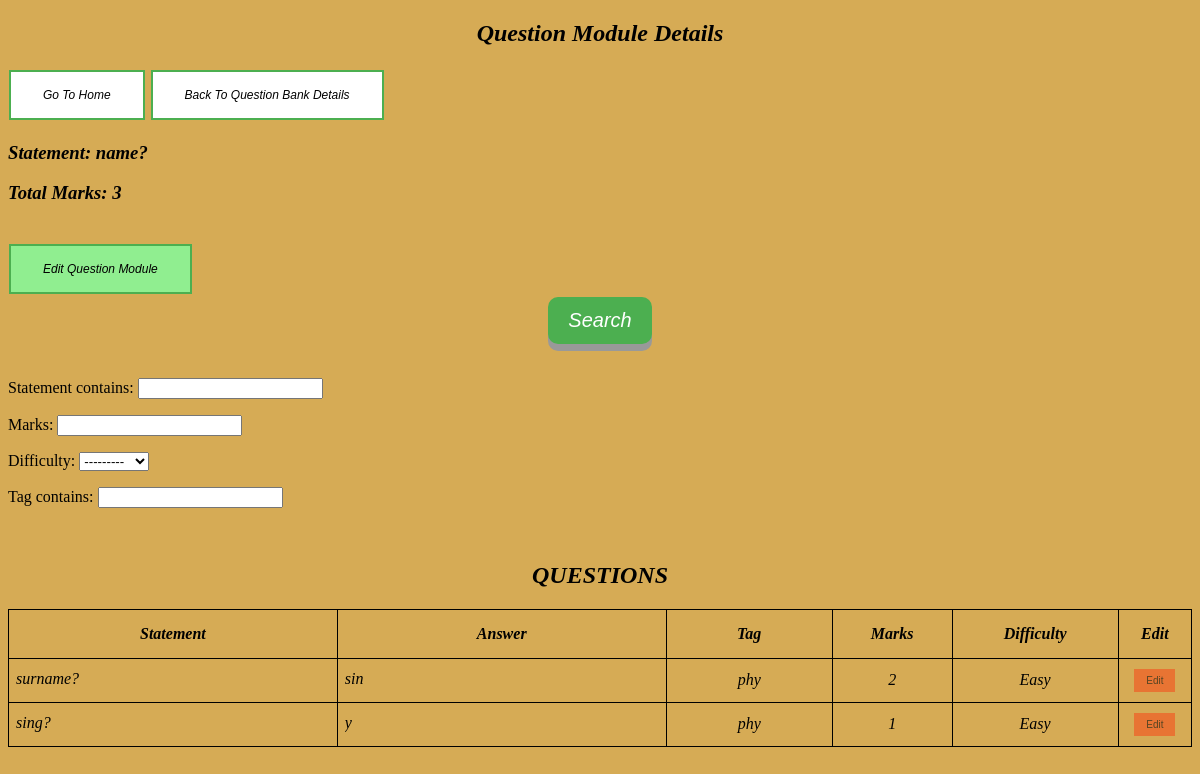
Page /ques_module_detail/1/ (signed in) on the earlier database version.
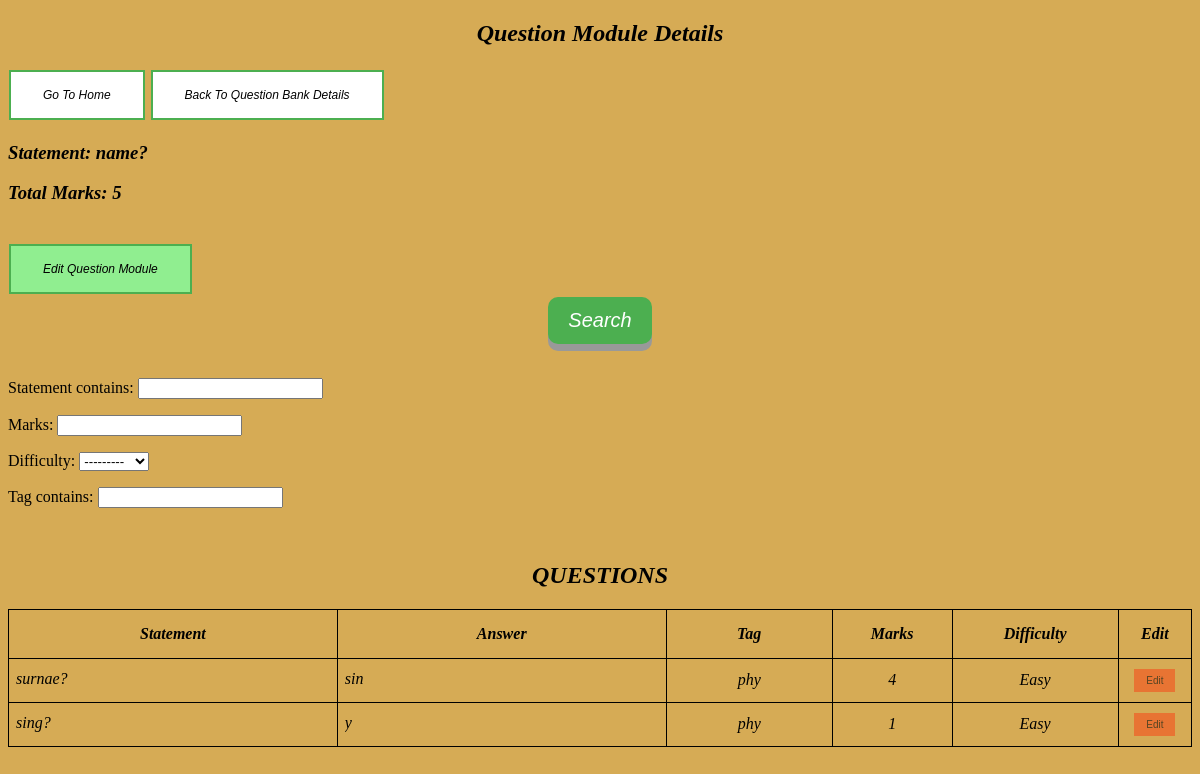
Same page on the later database version.
### Home/models.py (models this page shows, shortened)
class Question_Module(models.Model):
    username = models.CharField(max_length=150)
    qb_name = models.CharField(max_length=50)
    statement = models.TextField()
    marks = models.IntegerField()
    subquestions = models.IntegerField()
    ques_id_string = models.CharField(max_length=150)

class SubQuestions(models.Model):
    EASY = 'Easy'
    MEDIUM = 'Medium'
    HARD = 'Hard'
    DIFFICULTY_CHOICES = [
        (EASY, 'Easy'),
        (MEDIUM, 'Medium'),
        (HARD, 'Hard'),
    ]
    question_module_id = models.IntegerField()
    statement = models.TextField()
    answer = models.TextField(blank=True, null=True)
    marks = models.IntegerField()
    difficulty = models.CharField(max_length=100, choices=DIFFICULTY_CHOICES, default=EASY)
    tag = models.CharField(max_length=30)

### Home/views.py (the view)
# urls.py: path('ques_module_detail/<id>/', views.ques_module_detail, name='ques_module_detail'),
@login_required
def ques_module_detail(request, id):
    ques_list = SubQuestions.objects.filter(question_module_id=id)
    filter=SubQuestionsFilter(request.GET,queryset=ques_list)
    ques_module = Question_Module.objects.get(id=id)
    name = ques_module.qb_name
    return render(request, 'ques_module_detail.html', {
        'filter':filter,
        'ques_list': ques_list,
        'qb_name': name,
        'ques_module': ques_module
    })

### templates/ques_module_detail.html (shortened to what this page needs)
{% extends 'base.html' %}
{% block content %}
  <h2 style="text-align:center"><em>Question Module Details</em></h2>
<span>
     <button class="button button1"><a href="{% url 'Home:qbList' %}"><em>Go To Home</em></a></button>
 </span>
<span>
     <button class="button button1"><a href="{% url 'Home:detail_qb' name=qb_name %}"><em>Back To Question Bank Details</em></a></button>
 </span>
<br>
<h3><em>Statement: {{ ques_module.statement }}</em></h3>
<h3><em>Total Marks: {{ ques_module.marks }}</em></h3>
<br>
<span>
     <button class="button button7"><a href="{% url 'Home:edit_ques_module' id=ques_module.id %}"><em>Edit Question Module</em></a></button>
 </span>
<form method="GET">
<div style="text-align:center">
    <button class="buttonbase button3" type="submit"><em>Search</em></button>
</div>
<br>
{{ filter.form.as_p }}
</form>
<br>
<h2 style="text-align:center"><em>QUESTIONS</em></h2>
<div class="container">
<table class="users" style="width: 100%">
    <tr>
        <th class="stat" style="padding: 15px"><em>Statement</em></th>
        <th class="ans" style="padding: 15px"><em>Answer</em></th>
        <th class="tag" style="padding: 15px"><em>Tag</em></th>
        <th class="marks" style="padding: 15px"><em>Marks</em></th>
        <th class="diff" style="padding: 15px"><em>Difficulty</em></th>
        <th class="ed" style="padding: 15px"><em>Edit</em></th>
    </tr>
    {% for ques in filter.qs %}
    <tr>
        <td style="padding: 7px"><div><a href="{% url 'Home:view_subques' id=ques.id %}" target="_blank"><em>{{ ques.statement }}</em></a></div></td>
        <td style="padding: 7px"><div><a href="{% url 'Home:view_subans' id=ques.id %}" target="_blank"><em>{{ ques.answer }}</em></a></div></td>
        <td style="padding: 7px; text-align:center"><em>{{ ques.tag }}</em></td>
        <td style="padding: 7px; text-align:center"><em>{{ ques.marks }}</em></td>
        <td style="padding: 7px; text-align:center"><em>{{ ques.difficulty }}</em></td>
        <td style="padding: 7px; text-align:center"><button class="button5"><a href="{% url 'Home:edit_subques' id=ques.id %}">Edit</a></button></td>
    </tr>
    {% endfor %}
</table>
</div>
{% endblock %}

Differences in the rows shown:
changed Question_Module "name?": marks "3" → "5"
changed SubQuestions "sin": statement "surname?" → "surnae?"; marks "2" → "4"
